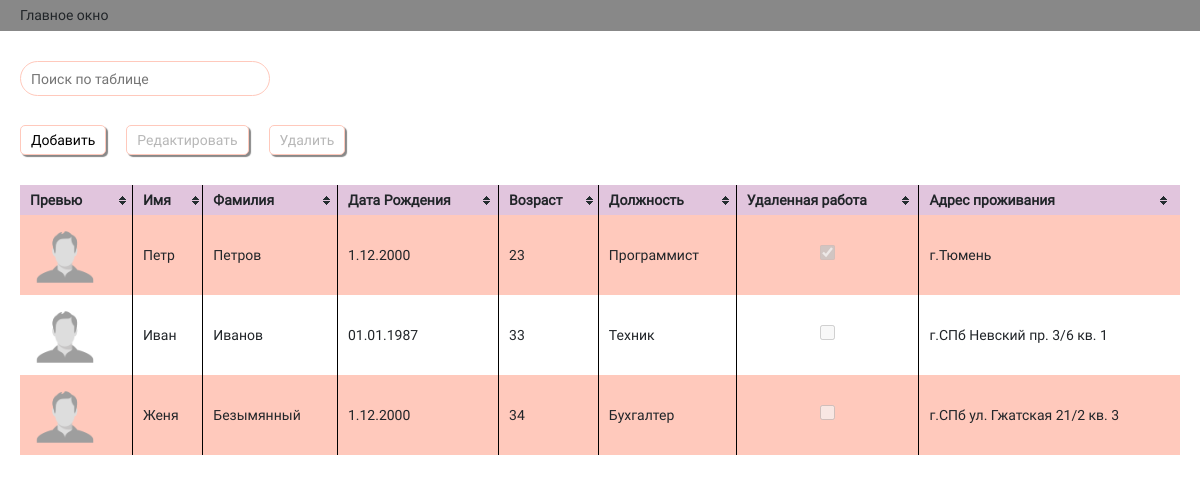
The page / on the database its author committed.
### tables this page shows
CREATE TABLE `employes` (
  `id` int(11) UNSIGNED NOT NULL,
  `first_name` varchar(20) NOT NULL,
  `last_name` varchar(50) NOT NULL,
  `birthday` varchar(11) NOT NULL,
  `age` int(3) UNSIGNED NOT NULL,
  `position` varchar(150) NOT NULL,
  `remote_work` varchar(3) NOT NULL,
  `city` varchar(50) NOT NULL,
  `street` varchar(150) DEFAULT NULL,
  `build` varchar(7) DEFAULT NULL,
  `flat` varchar(7) DEFAULT NULL,
  `room` varchar(5) DEFAULT NULL,
  `work_time` varchar(11) DEFAULT NULL,
  `work_phone` bigint(20) NOT NULL,
  `work_email` varchar(150) DEFAULT NULL,
  `logo` varchar(150) DEFAULT NULL
);

### php/addRow.php (the view)
<?php
	require 'configDB.php';
	$query = $pdo->query('SELECT * FROM `employes` ORDER BY `id` ASC');
	while($row = $query->fetch(PDO::FETCH_OBJ)) {
		echo '<tr class="table__items" tabindex="1" data-index="'.$row->id.'"  title="нажмите для выделения записи">';
		echo '<td><div class="table__img"><img src="img/logo_employe.png" alt="#"></div></td>';
		echo '<td><div class="name">'.$row->first_name.'</div></td>';
		echo '<td><div class="surname">'.$row->last_name.'</div></td>';
		echo '<td><div class="birthday">'.$row->birthday.'</div></td>';
		echo '<td><div class="age">'.$row->age.'</div></td>';
		echo '<td><div class="position">'.$row->position.'</div></td>';
		if($row->remote_work == 'on') {
			echo '<td><input class="input input_table" name="remote" type="checkbox" checked disabled></td>';
		} else {
			echo '<td><input class="input input_table" name="remote" type="checkbox" disabled></td>';
		}
		echo '<td><div class="address">'.$row->city.' '.$row->street.' '.$row->build.' '.$row->flat.'</div></td>';
		echo '</tr>';
	}
?>

### index.php (shortened to what this page needs)
<!doctype html>
<html lang="ru">
	<head>
		<link rel="stylesheet" href="css/bootstrap-reboot.min.css">
		<link rel="stylesheet" href="css/font.css">
		<link rel="stylesheet" href="css/style.min.css">
	</head>
	<body class="body">
		<header class="header">
			<div class="container">
				<div class="header__text">Главное окно</div>
			</div>
		</header>
		<section class="search">
			<div class="container form-group">
				<input class="input input_search form-control pull-right" name="Поиск" type="text" placeholder="Поиск по таблице" id="search"  title="Поиск по имени, фамилии, должности месту проживания сотрудника">
			</div>
		</section>
		<section class="changе">
			<div class="container">
				<input class="btn btn_change" type="button" value="Добавить" id="add"  title="Добавить новую запись">
				<input class="btn btn_change" type="button" value="Редактировать" id="change" disabled title="Выделите запись для редактирования">
				<input class="btn btn_change" type="button" value="Удалить" id="delete" disabled title="Выделите запись для удаления">
			</div>
		</section>
		<section class="employees">
			<div class="container">
				<table class="table" id="myTable">
					<thead  title="Нажмите на ячейку для сортировки значений">
						<tr class="table__header" role="row">
							<th>
								<p>Превью</p>
							</th>
							<th>
								<p>Имя</p>
							</th>
							<th>
								<p>Фамилия</p>
							</th>
							<th>
								<p>Дата Рождения</p>
							</th>
							<th>
								<p>Возраст</p>
							</th>
							<th>
								<p>Должность</p>
							</th>
							<th>
								<p>Удаленная работа</p>
							</th>
							<th>
								<p>Адрес проживания</p>
							</th>
						</tr>
					</thead>
					<tbody>
						<?php
							require 'php/addRow.php';
						?>
					</tbody>
				</table>
			</div>
		</section>
	</body>
</html>

### rows shown on the page
employes: first_name "Петр", last_name "Петров", birthday "1.12.2000", age "23", position "Программист", city "г.Тюмень"
employes: first_name "Иван", last_name "Иванов", birthday "01.01.1987", age "33", position "Техник", city "г.СПб", street "Невский пр.", build "3/6", flat "кв. 1"
employes: first_name "Женя", last_name "Безымянный", birthday "1.12.2000", age "34", position "Бухгалтер", city "г.СПб", street "ул. Гжатская", build "21/2", flat "кв. 3"
